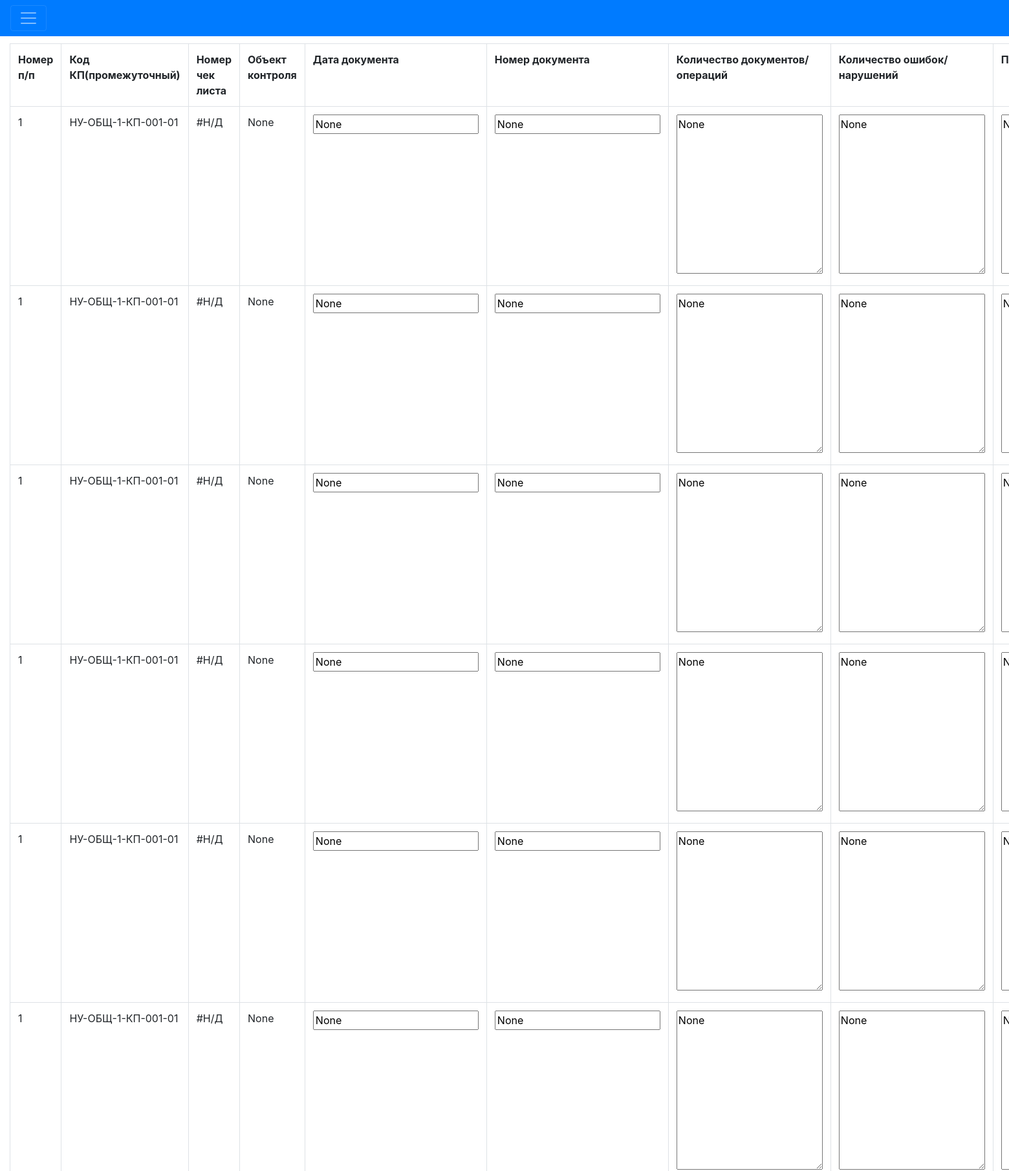
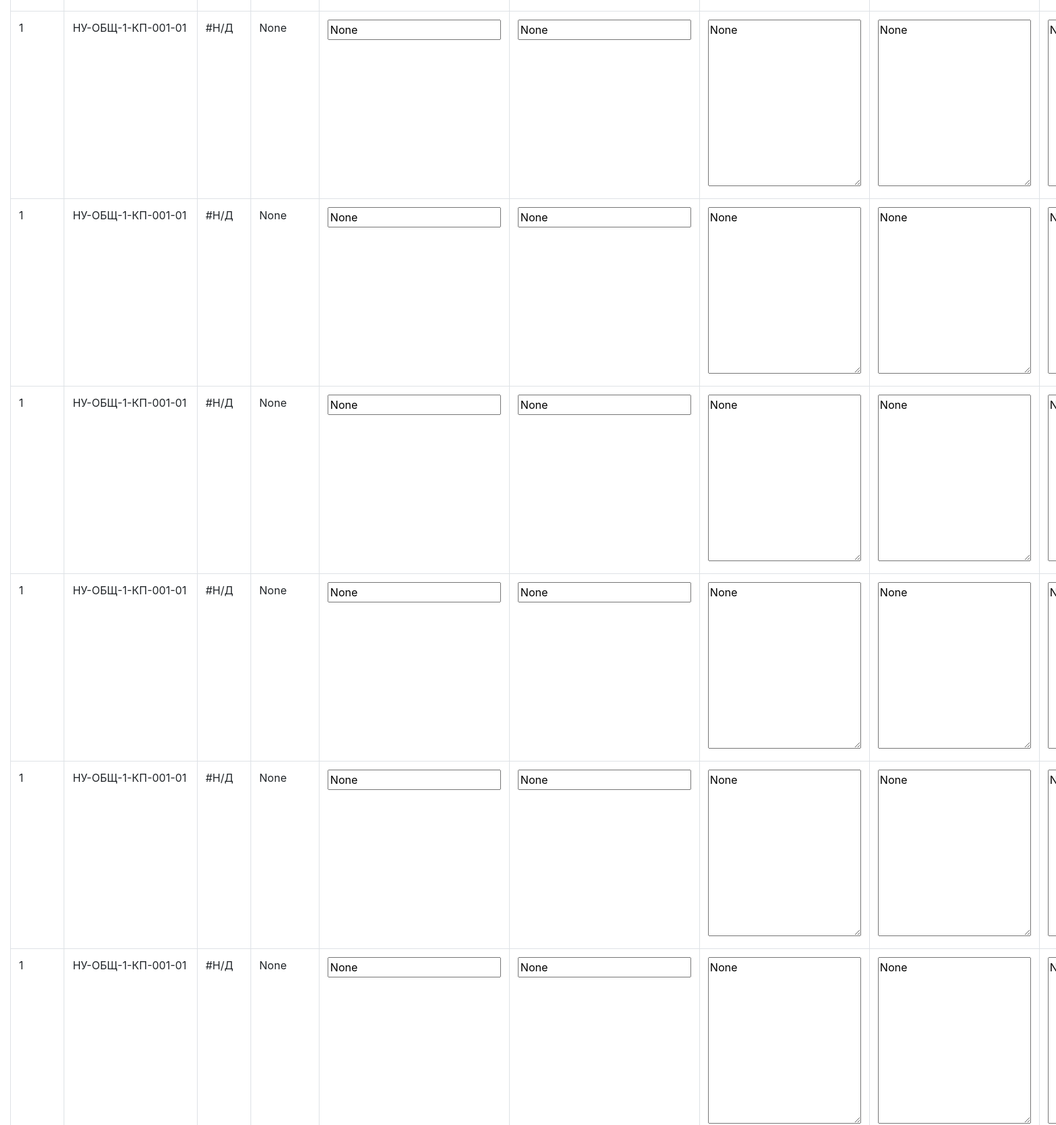
The app's page /reestr/1/ (upper part) with its own data (2 pictures, top to bottom).
### services/models.py (models this page shows)
class Reestr(models.Model):
    num = models.CharField(max_length=500, blank=True, null=True, verbose_name="номер п/п")
    cod_kp_inter = models.CharField(max_length=500, blank=True, null=True, verbose_name="Код КП(промежуточный)")
    performer_ip = models.CharField(max_length=500, blank=True, null=True, verbose_name="Исполнитель ИП")
    chek_num = models.CharField(max_length=500, blank=True, null=True, verbose_name="номер чек листа")
    obj_control = models.CharField(max_length=500, blank=True, null=True, verbose_name="Обьект контроля")
    date_document = models.CharField(max_length=500, blank=True, null=True, verbose_name="Дата документа")
    num_document = models.CharField(max_length=500, blank=True, null=True, verbose_name="Номер документа")
    colvo_doc = models.CharField(max_length=500, blank=True, null=True, verbose_name="Количество документов/операций")
    colvo_errors = models.CharField(max_length=500, blank=True, null=True, verbose_name="Количество ошибок/нарушений")
    notes = models.CharField(max_length=500, blank=True, null=True, verbose_name="Примечаний")
    cheklist1 = models.ForeignKey(CheckList, on_delete=models.CASCADE)

### services/views.py (the view)
# urls.py: path('reestr/<int:pk>/', edit_reestr, name='edit_reestr'),
def edit_reestr(request, pk):
    reestr = get_object_or_404(Reestr, pk=pk)
    columns = Reestr.objects.all()  # Получение всех объектов Column
    if request.method == 'POST':
        form = ReestrForm(request.POST, instance=reestr)
        if form.is_valid():
            form.save()
            return redirect('edit_reestr', pk=reestr.pk)
    else:
        form = ReestrForm(instance=reestr)
    return render(request, 'reestr.html', {'reestr': reestr,'form': form, 'columns': columns })

### services/forms.py
class ReestrForm(forms.ModelForm):
    class Meta:
        model = Reestr
        fields = ['date_document', 'num_document', 'colvo_doc', 'colvo_errors', 'notes']

### services/templates/reestr.html (shortened to what this page needs)
{% extends 'base.html' %}
{% block content %}
<form method="POST">
    <table class="table table-bordered">
        <tr>
            <th>Номер п/п</th>
            <th>Код КП(промежуточный)</th>
            <th>Номер чек листа</th>
            <th>Объект контроля</th>
            <th>Дата документа</th>
            <th>Номер документа</th>
            <th>Количество документов/операций</th>
            <th>Количество ошибок/нарушений</th>
            <th>Примечания</th>
        </tr>
        {% for column in columns %}
        <tr>
            <td>{{ reestr.num }}</td>
            <td>{{ reestr.cod_kp_inter }}</td>
            <td>{{ reestr.chek_num }}</td>
            <td>{{ reestr.obj_control }}</td>
            <td><input type="text" name="date_document" value="{{ reestr.date_document }}"></td>
            <td><input type="text" name="num_document" value="{{ reestr.num_document }}"></td>
            <td><textarea name="colvo_doc" rows="10">{{ reestr.colvo_doc }}</textarea></td>
            <td><textarea name="colvo_errors" rows="10">{{ reestr.colvo_errors }}</textarea></td>
            <td><textarea name="notes" rows="10">{{ reestr.notes }}</textarea></td>
        </tr>
        {% endfor %}
    </table>
</form>
{% endblock %}

### records on screen
Reestr: num "1", cod_kp_inter "НУ-ОБЩ-1-КП-001-01", chek_num "#Н/Д", obj_control "None", date_document "None", num_document "None", colvo_doc "None", colvo_errors "None", notes "None"
